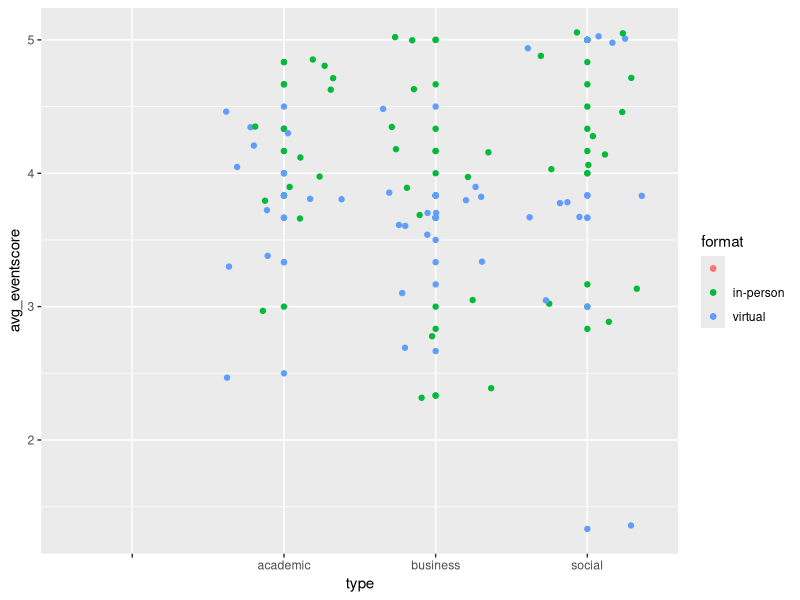
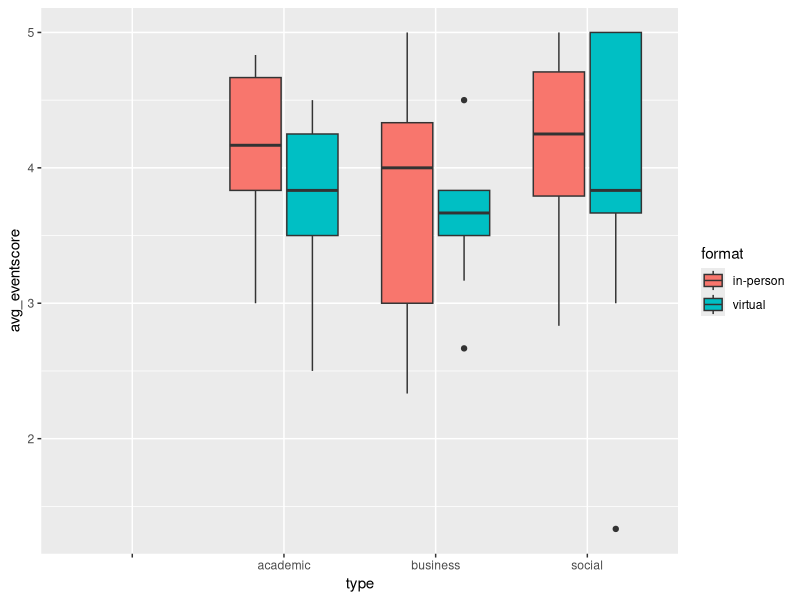
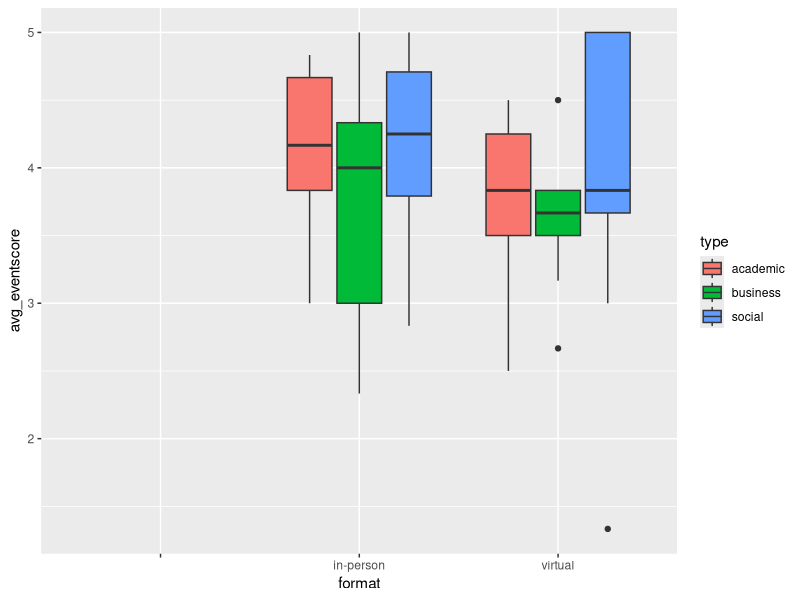

These figures' R source, in order:
## ---- chunk 1
knitr::opts_chunk$set(echo = TRUE, warning = FALSE)

library(tidyverse)
## ---- chunk 2
data <- read.csv('MP2_data.csv')

data <- data %>%
  select(choice, worthwhile, connect, waste, value, engage, attend, type, format) %>%
  filter(!row_number() %in% c(1, 2),
         !is.na(attend)) %>%
  mutate(choice = as.numeric(choice),
         worthwhile = as.numeric(worthwhile),
         connect = as.numeric(connect),
         waste = as.numeric(waste),
         value = as.numeric(value),
         engage = as.numeric(engage),
         attend = as.numeric(attend))

cleaned_data <- data %>%
  mutate(waste_recoded = 6 - waste,
         sum_eventscore = worthwhile + connect + waste_recoded + value + engage + attend,
         avg_eventscore = sum_eventscore / 6)
## ---- chunk 3
cleaned_data %>%
  group_by(type, format) %>%
  summarize(m = mean(avg_eventscore), sd = sd(avg_eventscore), n = n())

model1 <- lm(avg_eventscore ~ type*format, data = cleaned_data)
anova(model1)
#No significant differences. Not even when looking only at the virtual group, or only at the difference between the academic and business virtual groups. Alas. 

library(car)
leveneTest(avg_eventscore ~ type * format, data = cleaned_data)
#Significant difference, invalid analysis

ggplot(cleaned_data, aes(x = type, y = avg_eventscore, color = format)) + geom_point() + geom_jitter()
ggplot(cleaned_data, aes(x = type, y = avg_eventscore, fill = format)) + geom_boxplot()
ggplot(cleaned_data, aes(x = format, y = avg_eventscore, fill = type)) + geom_boxplot()
